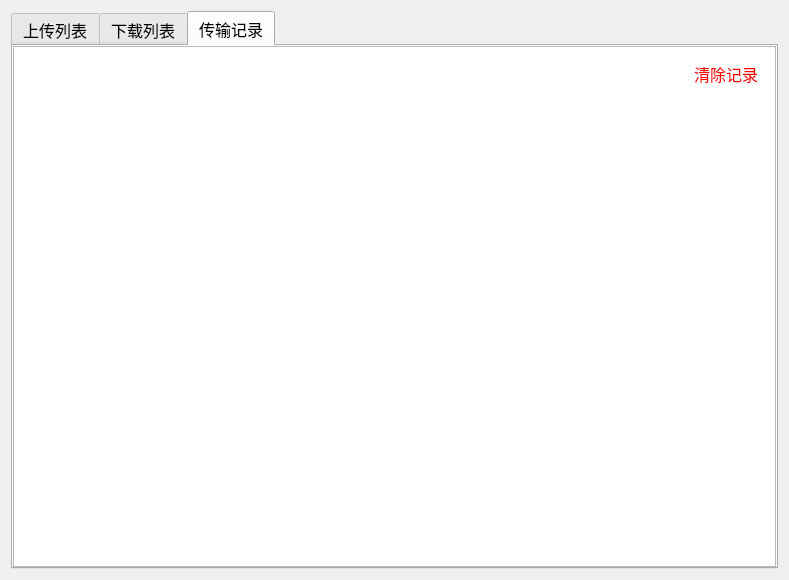
<?xml version="1.0" encoding="UTF-8"?>
<ui version="4.0">
 <class>Transfer</class>
 <widget class="QWidget" name="Transfer">
  <property name="geometry">
   <rect>
    <x>0</x>
    <y>0</y>
    <width>789</width>
    <height>580</height>
   </rect>
  </property>
  <property name="windowTitle">
   <string>Form</string>
  </property>
  <layout class="QGridLayout" name="gridLayout">
   <item row="0" column="0">
    <widget class="QTabWidget" name="tabWidget">
     <property name="font">
      <font>
       <family>新宋体</family>
       <pointsize>12</pointsize>
      </font>
     </property>
     <property name="currentIndex">
      <number>2</number>
     </property>
     <widget class="QWidget" name="upload">
      <attribute name="title">
       <string>上传列表</string>
      </attribute>
      <layout class="QVBoxLayout" name="verticalLayout_2">
       <property name="spacing">
        <number>0</number>
       </property>
       <property name="leftMargin">
        <number>0</number>
       </property>
       <property name="topMargin">
        <number>0</number>
       </property>
       <property name="rightMargin">
        <number>0</number>
       </property>
       <property name="bottomMargin">
        <number>0</number>
       </property>
       <item>
        <widget class="QScrollArea" name="scrollArea">
         <property name="widgetResizable">
          <bool>true</bool>
         </property>
         <widget class="QWidget" name="upload_scroll">
          <property name="geometry">
           <rect>
            <x>0</x>
            <y>0</y>
            <width>759</width>
            <height>523</height>
           </rect>
          </property>
          <layout class="QVBoxLayout" name="verticalLayout_5">
           <property name="spacing">
            <number>0</number>
           </property>
           <property name="leftMargin">
            <number>0</number>
           </property>
           <property name="topMargin">
            <number>0</number>
           </property>
           <property name="rightMargin">
            <number>0</number>
           </property>
           <property name="bottomMargin">
            <number>0</number>
           </property>
          </layout>
         </widget>
        </widget>
       </item>
      </layout>
     </widget>
     <widget class="QWidget" name="download">
      <attribute name="title">
       <string>下载列表</string>
      </attribute>
      <layout class="QVBoxLayout" name="verticalLayout_3">
       <property name="leftMargin">
        <number>0</number>
       </property>
       <property name="topMargin">
        <number>0</number>
       </property>
       <property name="rightMargin">
        <number>0</number>
       </property>
       <property name="bottomMargin">
        <number>0</number>
       </property>
       <item>
        <widget class="QScrollArea" name="scrollArea_2">
         <property name="widgetResizable">
          <bool>true</bool>
         </property>
         <widget class="QWidget" name="download_scroll">
          <property name="geometry">
           <rect>
            <x>0</x>
            <y>0</y>
            <width>759</width>
            <height>523</height>
           </rect>
          </property>
          <layout class="QVBoxLayout" name="verticalLayout_6">
           <property name="spacing">
            <number>0</number>
           </property>
           <property name="leftMargin">
            <number>0</number>
           </property>
           <property name="topMargin">
            <number>0</number>
           </property>
           <property name="rightMargin">
            <number>0</number>
           </property>
           <property name="bottomMargin">
            <number>0</number>
           </property>
          </layout>
         </widget>
        </widget>
       </item>
      </layout>
     </widget>
     <widget class="QWidget" name="record">
      <attribute name="title">
       <string>传输记录</string>
      </attribute>
      <layout class="QVBoxLayout" name="verticalLayout_4">
       <property name="spacing">
        <number>0</number>
       </property>
       <property name="leftMargin">
        <number>0</number>
       </property>
       <property name="topMargin">
        <number>0</number>
       </property>
       <property name="rightMargin">
        <number>0</number>
       </property>
       <property name="bottomMargin">
        <number>0</number>
       </property>
       <item>
        <widget class="QScrollArea" name="scrollArea_3">
         <property name="widgetResizable">
          <bool>true</bool>
         </property>
         <widget class="QWidget" name="scrollAreaWidgetContents_3">
          <property name="geometry">
           <rect>
            <x>0</x>
            <y>0</y>
            <width>759</width>
            <height>523</height>
           </rect>
          </property>
          <layout class="QGridLayout" name="gridLayout_2">
           <property name="leftMargin">
            <number>0</number>
           </property>
           <property name="topMargin">
            <number>0</number>
           </property>
           <property name="rightMargin">
            <number>0</number>
           </property>
           <property name="bottomMargin">
            <number>0</number>
           </property>
           <property name="spacing">
            <number>0</number>
           </property>
           <item row="2" column="0" colspan="2">
            <widget class="QTextEdit" name="record_msg">
             <property name="frameShape">
              <enum>QFrame::NoFrame</enum>
             </property>
            </widget>
           </item>
           <item row="1" column="0">
            <widget class="QWidget" name="widget" native="true">
             <property name="styleSheet">
              <string notr="true">background-color: #ffffff;</string>
             </property>
             <layout class="QHBoxLayout" name="horizontalLayout">
              <item>
               <spacer name="horizontalSpacer">
                <property name="orientation">
                 <enum>Qt::Horizontal</enum>
                </property>
                <property name="sizeHint" stdset="0">
                 <size>
                  <width>40</width>
                  <height>20</height>
                 </size>
                </property>
               </spacer>
              </item>
              <item>
               <widget class="QToolButton" name="clearBtn">
                <property name="minimumSize">
                 <size>
                  <width>0</width>
                  <height>35</height>
                 </size>
                </property>
                <property name="font">
                 <font>
                  <family>新宋体</family>
                  <pointsize>12</pointsize>
                  <weight>50</weight>
                  <italic>false</italic>
                  <bold>false</bold>
                 </font>
                </property>
                <property name="styleSheet">
                 <string notr="true">color: rgb(255, 0, 0);
font: 12pt &quot;新宋体&quot;;</string>
                </property>
                <property name="text">
                 <string>清除记录</string>
                </property>
                <property name="autoRaise">
                 <bool>true</bool>
                </property>
               </widget>
              </item>
             </layout>
            </widget>
           </item>
          </layout>
         </widget>
        </widget>
       </item>
      </layout>
     </widget>
    </widget>
   </item>
  </layout>
 </widget>
 <resources/>
 <connections/>
</ui>
